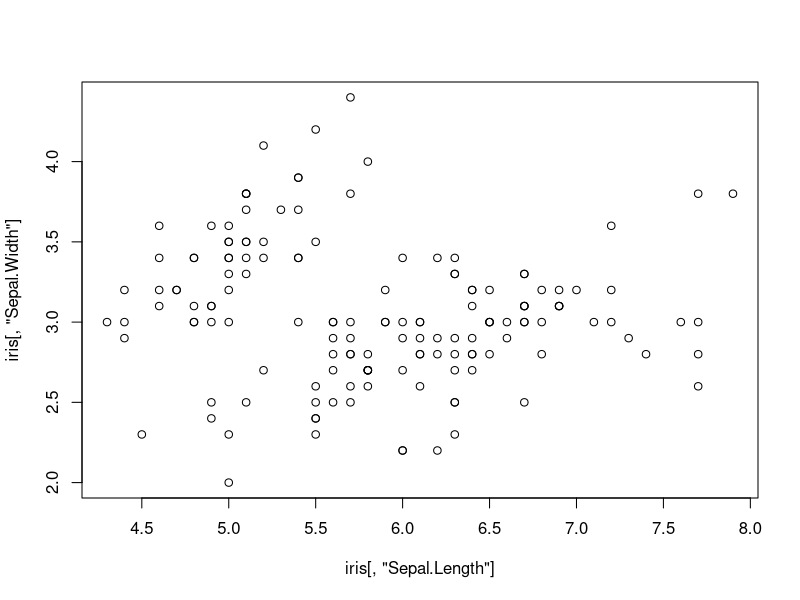
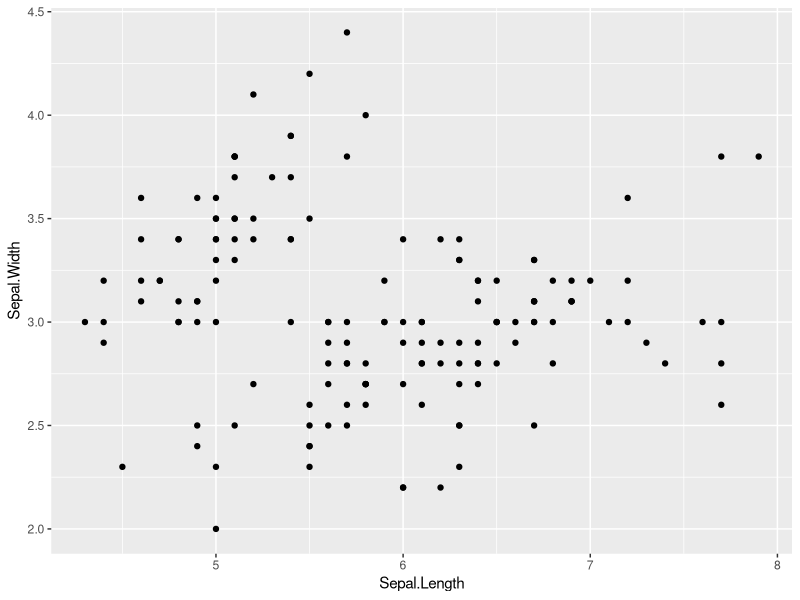

The R source for these figures, in order:
## ---- chunk 1
knitr::opts_chunk$set(echo = TRUE)

## if you want to include code that doesn't need to be run every time, but maybe you want to remind yourself how you did something, comment it out, otherwise it will run every time you run the script, slowing things down. Common example is installing packages
# install.packages("tidyverse")

library(tidyverse)
library(kableExtra) # this package helps display tables nicely
## ---- chunk 2
head(iris)
## ---- chunk 3
class(iris)
dim(iris)
## ---- chunk 4
iris |> 
    head() |> 
    kable() |> 
    kable_styling()
## ---- chunk 5
plot(iris[,"Sepal.Length"],iris[,"Sepal.Width"])
## ---- chunk 6
iris |> 
    ggplot(aes(x=Sepal.Length, y=Sepal.Width)) +
    geom_point()
## ---- chunk 7
sessionInfo()
